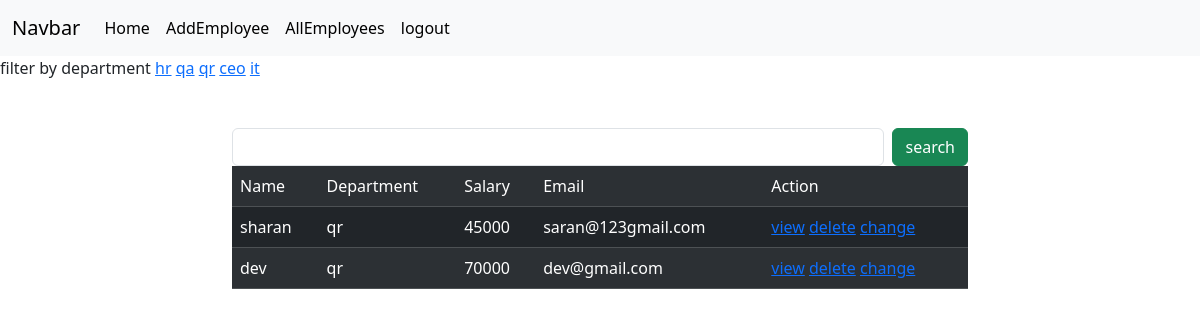
The page /employees/all/?department=qr (signed in) on the database its author committed.
### crm/models.py (models this page shows, shortened)
class Employees(models.Model):
    name=models.CharField(max_length=200)
    department=models.CharField(max_length=200)
    salary=models.PositiveIntegerField()
    email=models.EmailField(unique=True)
    contact=models.CharField(max_length=10,null=True)
    age=models.PositiveIntegerField()
    profile_pic=models.ImageField(upload_to="images",null=True,blank=True)
    dob=models.DateField(null=True,blank=True)

### crm/views.py (the view, shortened to what this page needs)
# urls.py: path('employees/all/',views.EmployeeListView.as_view(),name="emp_all"),
@method_decorator(signin_required,name="dispatch")
class EmployeeListView(View):
    def get(self,request,*args,**kwargs):
        qs=Employees.objects.all()
        departments=Employees.objects.all().values_list("department",flat=True).distinct()
        print(departments)
        if "department" in request.GET:
            dept=request.GET.get("department")
            qs=qs.filter(department__iexact=dept)
        return render(request,"emp_list.html",{"data":qs,"departments":departments})

### crm/views.py (called while the page is built)
def signin_required(fn):
    def wrapper(request,*args,**kwargs):
        if not request.user.is_authenticated:
            messages.error(request,"invalid session")
            return redirect("signin")
        else:
            return fn(request,*args,**kwargs)
    return wrapper

### crm/templates/emp_list.html (shortened to what this page needs)
{%extends 'base.html'%}
{%block body_block%}
<div>
    filter by department
    {%for dep in departments%}
        <a href="{%url 'emp_all' %}?department={{dep}}">{{dep}}</a>
    {%endfor%}
</div>
<div class="container mt-5">
    <div class="row">
        <div class="col-2"></div>
        <div class="col-8">
            <form action="" method="post">
                <div class="d-flex">
                   <input type="text" name="box" class="form-control me-2">
                   <button type="submit" class="btn btn-success">search</button>
                </div>
            </form>
        </div>
        <div class="col-2"></div>
    </div>
</div>
<div class="container">
    <div class="row">
        <div class="col-2"></div>
        <div class="col-8">
            <table class="table table-dark table-striped caption-top">
                <tr>
                    <td>Name</td>
                    <td>Department</td>
                    <td>Salary</td>
                    <td>Email</td>
                    <td>Action</td>
                </tr>
                {%for emp in data%}
                <tr>
                    <td>{{emp.name}}</td>
                    <td>{{emp.department}}</td>
                    <td>{{emp.salary}}</td>
                    <td>{{emp.email}}</td>
                    <td>
                        <a href="{%url 'emp_details' emp.id%}">view</a>
                        <a href="{%url 'emp_delete' emp.id%}">delete</a>
                        <a href="{%url 'emp_edit' emp.id %}">change</a>
                    </td>
                </tr>
                {%endfor%}
            </table>
        </div>
        <div class="col-2"></div>
    </div>
</div>
{%endblock%}

### rows shown on the page
Employees: name "sharan", department "qr", salary "45000", email "saran@123gmail.com"
Employees: name "dev", department "qr", salary "70000", email "dev@gmail.com"

### other values the page prints
{{ dep }} "hr" "qa" "qr" "ceo" "it"
